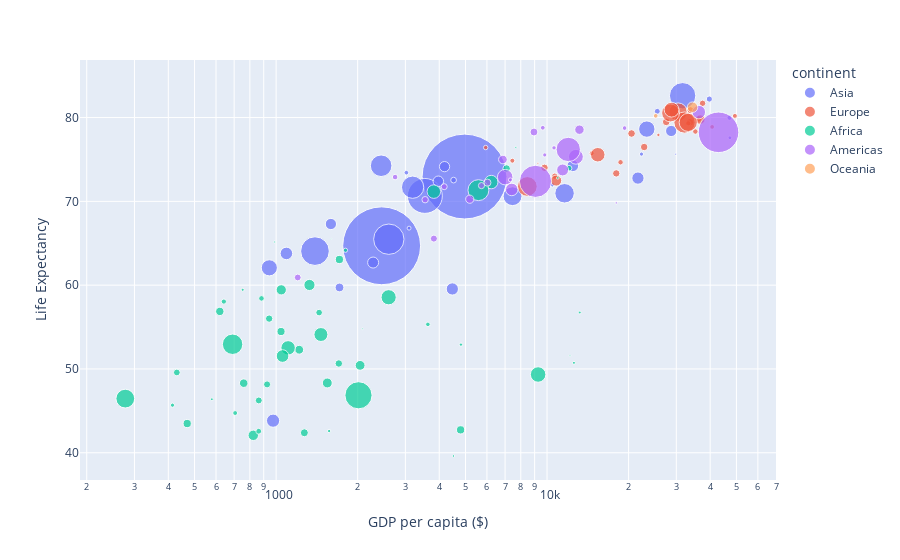

Source (notebook cell):
### Markdown cell above
Let's now recreate our scatter plot of country life expectancy as a function of GDP per capita using the `gapminder_2007` data using plotly. In particularly, we can use the `px.scatter(data_frame = , x = , y = , ...)` method which works similar to seaborn's `sns.relplot()` function. 

Let's try out the `px.scatter(data_frame = , x = , y = , ...)` function use the following mappings: 

- `x`: GDP per capita
- `y`: Life Expectancy
- `size`:  The country population
- `color`: Continent 

We can also set the following properties:

- `hover_name`: The name of the country
- `log_x`: Set it to True to make the x-axis on a log10 scale
- `max_size`: Set it to 60 to make the scaling for the population display better

Finally, if we want to have separate facets for columns we can use `facet_col`.

### Code cell
# Create a scatter plot in plotly
fig = px.scatter(data_frame = gapminder_2007, x="gdpPercap", y="lifeExp", size="pop", color="continent",
           hover_name="country", log_x=True, size_max=60)

# Add axis labels
fig.update_layout(xaxis_title="GDP per capita ($)",
                 yaxis_title="Life Expectancy")


fig.show()

### Figure 1 — Plotly figure (JSON) as saved in the notebook; plotly's stock layout.template omitted (floating-point values rounded to 4 significant figures)
{"data": [{"hovertemplate": "<b>%{hovertext}</b><br><br>continent=Asia<br>gdpPercap=%{x}<br>lifeExp=%{y}<br>pop=%{marker.size}<extra></extra>", "hovertext": ["Afghanistan", "Bahrain", "Bangladesh", "Cambodia", "China", "Hong Kong, China", "India", "Indonesia", "Iran", "Iraq", "Israel", "Japan", "Jordan", "Korea, Dem. Rep.", "Korea, Rep.", "Kuwait", "Lebanon", "Malaysia", "Mongolia", "Myanmar", "Nepal", "Oman", "Pakistan", "Philippines", "Saudi Arabia", "Singapore", "Sri Lanka", "Syria", "Taiwan", "Thailand", "Vietnam", "West Bank and Gaza", "Yemen, Rep."], "legendgroup": "Asia", "marker": {"color": "#636efa", "size": [31889923, 708573, 150448339, 14131858, 1318683096, 6980412, 1110396331, 223547000, 69453570, 27499638, 6426679, 127467972, 6053193, 23301725, 49044790, 2505559, 3921278, 24821286, 2874127, 47761980, 28901790, 3204897, 169270617, 91077287, 27601038, 4553009, 20378239, 19314747, 23174294, 65068149, 85262356, 4018332, 22211743], "sizemode": "area", "sizeref": 366300.0, "symbol": "circle"}, "mode": "markers", "name": "Asia", "orientation": "v", "showlegend": true, "type": "scatter", "x": [974.6, 29800.0, 1391.0, 1714.0, 4959.0, 39720.0, 2452.0, 3541.0, 11610.0, 4471.0, 25520.0, 31660.0, 4519.0, 1593.0, 23350.0, 47310.0, 10460.0, 12450.0, 3096.0, 944, 1091.0, 22320.0, 2606.0, 3190.0, 21650.0, 47140.0, 3970.0, 4185.0, 28720.0, 7458.0, 2442.0, 3025.0, 2281.0], "xaxis": "x", "y": [43.83, 75.64, 64.06, 59.72, 72.96, 82.21, 64.7, 70.65, 70.96, 59.55, 80.75, 82.6, 72.53, 67.3, 78.62, 77.59, 71.99, 74.24, 66.8, 62.07, 63.78, 75.64, 65.48, 71.69, 72.78, 79.97, 72.4, 74.14, 78.4, 70.62, 74.25, 73.42, 62.7], "yaxis": "y"}, {"hovertemplate": "<b>%{hovertext}</b><br><br>continent=Europe<br>gdpPercap=%{x}<br>lifeExp=%{y}<br>pop=%{marker.size}<extra></extra>", "hovertext": ["Albania", "Austria", "Belgium", "Bosnia and Herzegovina", "Bulgaria", "Croatia", "Czech Republic", "Denmark", "Finland", "France", "Germany", "Greece", "Hungary", "Iceland", "Ireland", "Italy", "Montenegro", "Netherlands", "Norway", "Poland", "Portugal", "Romania", "Serbia", "Slovak Republic", "Slovenia", "Spain", "Sweden", "Switzerland", "Turkey", "United Kingdom"], "legendgroup": "Europe", "marker": {"color": "#EF553B", "size": [3600523, 8199783, 10392226, 4552198, 7322858, 4493312, 10228744, 5468120, 5238460, 61083916, 82400996, 10706290, 9956108, 301931, 4109086, 58147733, 684736, 16570613, 4627926, 38518241, 10642836, 22276056, 10150265, 5447502, 2009245, 40448191, 9031088, 7554661, 71158647, 60776238], "sizemode": "area", "sizeref": 366300.0, "symbol": "circle"}, "mode": "markers", "name": "Europe", "orientation": "v", "showlegend": true, "type": "scatter", "x": [5937.0, 36130.0, 33690.0, 7446.0, 10680.0, 14620.0, 22830.0, 35280.0, 33210.0, 30470.0, 32170.0, 27540.0, 18010.0, 36180.0, 40680.0, 28570.0, 9254.0, 36800.0, 49360.0, 15390.0, 20510.0, 10810.0, 9787.0, 18680.0, 25770.0, 28820.0, 33860.0, 37510.0, 8458.0, 33200.0], "xaxis": "x", "y": [76.42, 79.83, 79.44, 74.85, 73.0, 75.75, 76.49, 78.33, 79.31, 80.66, 79.41, 79.48, 73.34, 81.76, 78.89, 80.55, 74.54, 79.76, 80.2, 75.56, 78.1, 72.48, 74.0, 74.66, 77.93, 80.94, 80.88, 81.7, 71.78, 79.42], "yaxis": "y"}, {"hovertemplate": "<b>%{hovertext}</b><br><br>continent=Africa<br>gdpPercap=%{x}<br>lifeExp=%{y}<br>pop=%{marker.size}<extra></extra>", "hovertext": ["Algeria", "Angola", "Benin", "Botswana", "Burkina Faso", "Burundi", "Cameroon", "Central African Republic", "Chad", "Comoros", "Congo, Dem. Rep.", "Congo, Rep.", "Cote d'Ivoire", "Djibouti", "Egypt", "Equatorial Guinea", "Eritrea", "Ethiopia", "Gabon", "Gambia", "Ghana", "Guinea", "Guinea-Bissau", "Kenya", "Lesotho", "Liberia", "Libya", "Madagascar", "Malawi", "Mali", "Mauritania", "Mauritius", "Morocco", "Mozambique", "Namibia", "Niger", "Nigeria", "Reunion", "Rwanda", "Sao Tome and Principe", "Senegal", "Sierra Leone", "Somalia", "South Africa", "Sudan", "Swaziland", "Tanzania", "Togo", "Tunisia", "Uganda", "Zambia", "Zimbabwe"], "legendgroup": "Africa", "marker": {"color": "#00cc96", "size": [33333216, 12420476, 8078314, 1639131, 14326203, 8390505, 17696293, 4369038, 10238807, 710960, 64606759, 3800610, 18013409, 496374, 80264543, 551201, 4906585, 76511887, 1454867, 1688359, 22873338, 9947814, 1472041, 35610177, 2012649, 3193942, 6036914, 19167654, 13327079, 12031795, 3270065, 1250882, 33757175, 19951656, 2055080, 12894865, 135031164, 798094, 8860588, 199579, 12267493, 6144562, 9118773, 43997828, 42292929, 1133066, 38139640, 5701579, 10276158, 29170398, 11746035, 12311143], "sizemode": "area", "sizeref": 366300.0, "symbol": "circle"}, "mode": "markers", "name": "Africa", "orientation": "v", "showlegend": true, "type": "scatter", "x": [6223.0, 4797.0, 1441.0, 12570.0, 1217.0, 430.1, 2042.0, 706.0, 1704.0, 986.1, 277.6, 3633.0, 1545.0, 2082.0, 5581.0, 12150.0, 641.4, 690.8, 13210.0, 752.7, 1328.0, 942.7, 579.2, 1463.0, 1569.0, 414.5, 12060.0, 1045.0, 759.3, 1043.0, 1803.0, 10960.0, 3820.0, 823.7, 4811.0, 619.7, 2014.0, 7670.0, 863.1, 1598.0, 1712.0, 862.5, 926.1, 9270.0, 2602.0, 4513.0, 1107.0, 883.0, 7093.0, 1056.0, 1271.0, 469.7], "xaxis": "x", "y": [72.3, 42.73, 56.73, 50.73, 52.3, 49.58, 50.43, 44.74, 50.65, 65.15, 46.46, 55.32, 48.33, 54.79, 71.34, 51.58, 58.04, 52.95, 56.73, 59.45, 60.02, 56.01, 46.39, 54.11, 42.59, 45.68, 73.95, 59.44, 48.3, 54.47, 64.16, 72.8, 71.16, 42.08, 52.91, 56.87, 46.86, 76.44, 46.24, 65.53, 63.06, 42.57, 48.16, 49.34, 58.56, 39.61, 52.52, 58.42, 73.92, 51.54, 42.38, 43.49], "yaxis": "y"}, {"hovertemplate": "<b>%{hovertext}</b><br><br>continent=Americas<br>gdpPercap=%{x}<br>lifeExp=%{y}<br>pop=%{marker.size}<extra></extra>", "hovertext": ["Argentina", "Bolivia", "Brazil", "Canada", "Chile", "Colombia", "Costa Rica", "Cuba", "Dominican Republic", "Ecuador", "El Salvador", "Guatemala", "Haiti", "Honduras", "Jamaica", "Mexico", "Nicaragua", "Panama", "Paraguay", "Peru", "Puerto Rico", "Trinidad and Tobago", "United States", "Uruguay", "Venezuela"], "legendgroup": "Americas", "marker": {"color": "#ab63fa", "size": [40301927, 9119152, 190010647, 33390141, 16284741, 44227550, 4133884, 11416987, 9319622, 13755680, 6939688, 12572928, 8502814, 7483763, 2780132, 108700891, 5675356, 3242173, 6667147, 28674757, 3942491, 1056608, 301139947, 3447496, 26084662], "sizemode": "area", "sizeref": 366300.0, "symbol": "circle"}, "mode": "markers", "name": "Americas", "orientation": "v", "showlegend": true, "type": "scatter", "x": [12780.0, 3822.0, 9066.0, 36320.0, 13170.0, 7007.0, 9645.0, 8948.0, 6025.0, 6873.0, 5728.0, 5186.0, 1202.0, 3548.0, 7321.0, 11980.0, 2749.0, 9809.0, 4173.0, 7409.0, 19330.0, 18010.0, 42950.0, 10610.0, 11420.0], "xaxis": "x", "y": [75.32, 65.55, 72.39, 80.65, 78.55, 72.89, 78.78, 78.27, 72.23, 74.99, 71.88, 70.26, 60.92, 70.2, 72.57, 76.19, 72.9, 75.54, 71.75, 71.42, 78.75, 69.82, 78.24, 76.38, 73.75], "yaxis": "y"}, {"hovertemplate": "<b>%{hovertext}</b><br><br>continent=Oceania<br>gdpPercap=%{x}<br>lifeExp=%{y}<br>pop=%{marker.size}<extra></extra>", "hovertext": ["Australia", "New Zealand"], "legendgroup": "Oceania", "marker": {"color": "#FFA15A", "size": [20434176, 4115771], "sizemode": "area", "sizeref": 366300.0, "symbol": "circle"}, "mode": "markers", "name": "Oceania", "orientation": "v", "showlegend": true, "type": "scatter", "x": [34440.0, 25190.0], "xaxis": "x", "y": [81.23, 80.2], "yaxis": "y"}], "layout": {"autosize": true, "legend": {"itemsizing": "constant", "title": {"text": "continent"}, "tracegroupgap": 0}, "margin": {"t": 60}, "xaxis": {"anchor": "y", "autorange": true, "domain": [0, 1], "range": [2.275, 4.847], "title": {"text": "GDP per capita ($)"}, "type": "log"}, "yaxis": {"anchor": "x", "autorange": true, "domain": [0, 1], "range": [36.27, 88.74], "title": {"text": "Life Expectancy"}, "type": "linear"}}}
